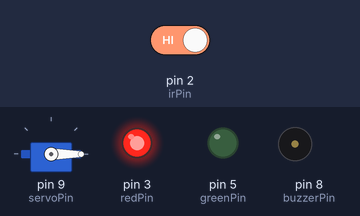
This sketch was run on a simulated Arduino Uno, built with avr-gcc and run on an emulated ATmega328P. Parts: servo, output pins drawn as LEDs (lit = HIGH), buzzer (waves = sounding, pin HIGH). The inputs (shaded band) are chosen by the test bench; at power-on: pin 2 (irPin) HIGH.

Above: at 1.2 s.
1.3 s: pin 2 (irPin) driven LOW
At 2.7 s:
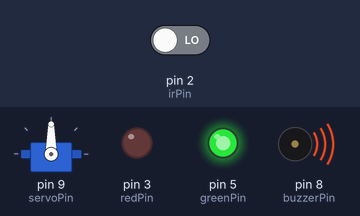
At 4.1 s:
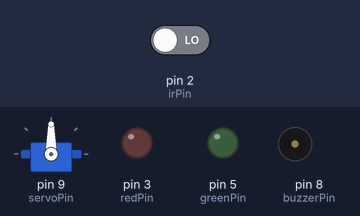
4.3 s: pin 2 (irPin) driven HIGH
At 4.9 s:
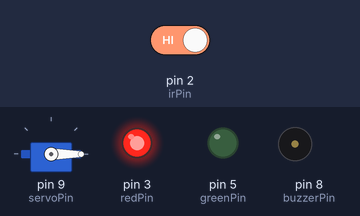
Timing chart, 0 to 7.3 s (numbered marks = the images above; inputs shaded):
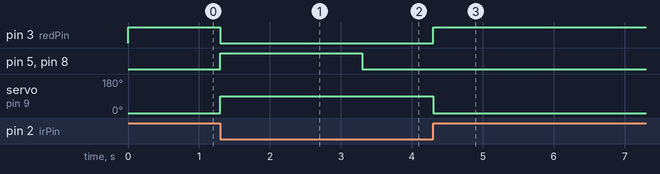

Measured:
- after the input at 1.3 s, pin 3 (redPin): HIGH → LOW at once; pin 5 (greenPin), pin 8 (buzzerPin): LOW → HIGH at once, → LOW 2.0 s later; servo on pin 9 (servoPin): 0° → 90° at once
- after the input at 4.3 s, pin 3 (redPin): goes on until 4.3 s, then stays HIGH; pin 5 (greenPin), pin 8 (buzzerPin): stops changing and stays LOW; servo on pin 9 (servoPin): goes on until 4.3 s, then stays 0°

The sketch:

Vehicle_Detection_Parking_System.ino
```cpp
// Aim: Vehicle Detection parking system

#include <Servo.h>

Servo gateServo;

// Pin Definitions
const int irPin = 2;
const int servoPin = 9;
const int buzzerPin = 8;

const int redPin = 3;
const int greenPin = 5;


void setup() {
  pinMode(irPin, INPUT);
  pinMode(buzzerPin, OUTPUT);

  pinMode(redPin, OUTPUT);
  pinMode(greenPin, OUTPUT);


  gateServo.attach(servoPin);

  // Initial state
  gateServo.write(0);       // Gate closed
  setColor(255, 0, 0);      // Red
  digitalWrite(buzzerPin, LOW);
}

void loop() {

  int vehicle = digitalRead(irPin);

  // IR sensor outputs LOW when an object is detected
  if (vehicle == LOW) {

    // Turn on buzzer
    digitalWrite(buzzerPin, HIGH);

    // Open gate
    gateServo.write(90);
    setColor(0, 255, 0);    // Green
    delay(2000);

    // Turn off buzzer
    digitalWrite(buzzerPin, LOW);

    // Closing indication
    setColor(0, 0, 255);    // Blue
    delay(1000);

    // Close gate
    gateServo.write(0);
    setColor(255, 0, 0);    // Red
    delay(500);
  }
  else {
    gateServo.write(0);
    setColor(255, 0, 0);    // Red
    digitalWrite(buzzerPin, LOW);
  }
}

// RGB LED Function
void setColor(int red, int green, int blue) {
  analogWrite(redPin, red);
  analogWrite(greenPin, green);
}
```
